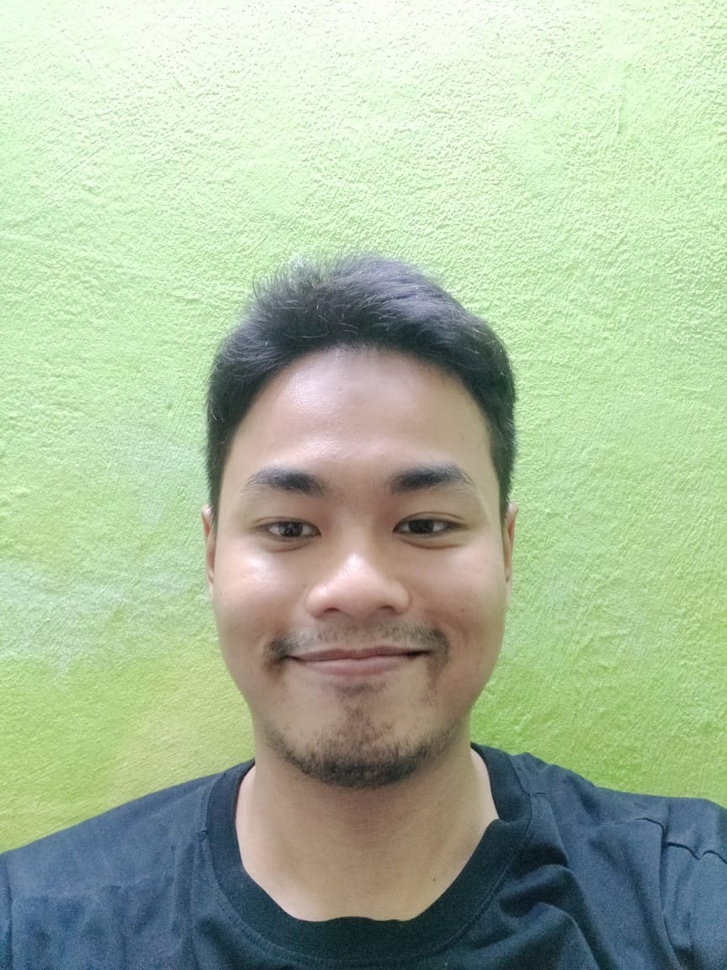
#> input picture smile.jpg, 727 x 970 px, shrunk from 864 x 1152 before the run, found by its file name; its folder holds only this picture in this run
$ jupyter execute --allow-errors Assignment1.ipynb   (older library calls are emulated)
#> lines starting #> are read from the running program, lines starting #| are printed output that depends on the picture
[cell 1]
#mount the google drive
from google.colab import drive
drive.mount('/content/gdrive')

#path of example directory
path = "/content/gdrive/MyDrive/Assignment/"

[cell 2]
# import dependencies
from IPython.display import display, Javascript, Image
from google.colab.output import eval_js
from base64 import b64decode, b64encode
import PIL
import io
import html
import time
import cv2
import numpy as np
import matplotlib.pyplot as plt

[cell 3]
# Function to Display Image
def displayImage(image):
    if len(image.shape)==3:
        color_coverted = cv2.cvtColor(image, cv2.COLOR_BGR2RGB)
        plt.imshow(color_coverted)
        plt.show()

    else:
        plt.imshow(image, cmap="gray")
        plt.show()

  # initialize the Haar Cascade face detection model
face_cascade = cv2.CascadeClassifier(cv2.samples.findFile(cv2.data.haarcascades + 'haarcascade_frontalface_default.xml'))

[cell 4]
# Open image using openCV2
img1 = cv2.imread(path+"smile.jpg")
#> img1 is the input picture: shape (970, 727, 3); mean B, G, R 156.8, 185.1, 168.4
img2 = cv2.imread(path+"angry.jpg")
img3 = cv2.imread(path+"normal.jpg")
color_coverted = cv2.cvtColor(img1, cv2.COLOR_BGR2RGB)
#> (the rest of this cell did not finish here and is left out)

[cell 5]
kernel = np.ones((5,5), np.float32)/10 # box filter

[cell 6]
img1 = cv2.imread(path+"smile.jpg")
img2 = cv2.imread(path+"angry.jpg")
img3 = cv2.imread(path+"normal.jpg")


faces = face_cascade.detectMultiScale(img1,1.3,3)
#> faces = [[155, 356, 406, 406]]
  # draw face bounding box on image1
for (x,y,w,h) in faces:
    cv2.rectangle(img1,(x,y),(x+w,y+h),(0,255,0),2)
    roi = img1[y:y+h,x:x+w]
    roi = cv2.Canny(roi, 23, 30)
    img1[y:y+roi.shape[0], x:x+roi.shape[1]] = np.expand_dims(roi, axis = -1)
#> this loop made 1 pass
#> pass 1, `roi = img1[y:y+h,x:x+w]`:
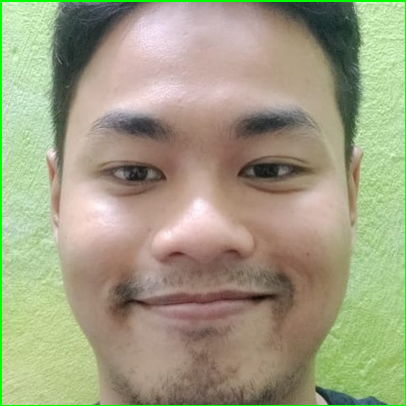
#> roi: shape (406, 406, 3); mean B, G, R 130.4, 159.4, 160.6
#> pass 1, `roi = cv2.Canny(roi, 23, 30)`:
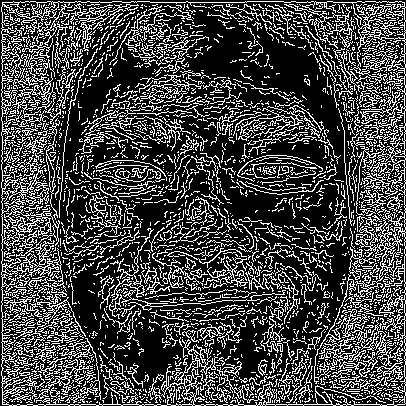
#> roi: shape (406, 406); 27.1% white in thin lines or dots
#> after the loop:
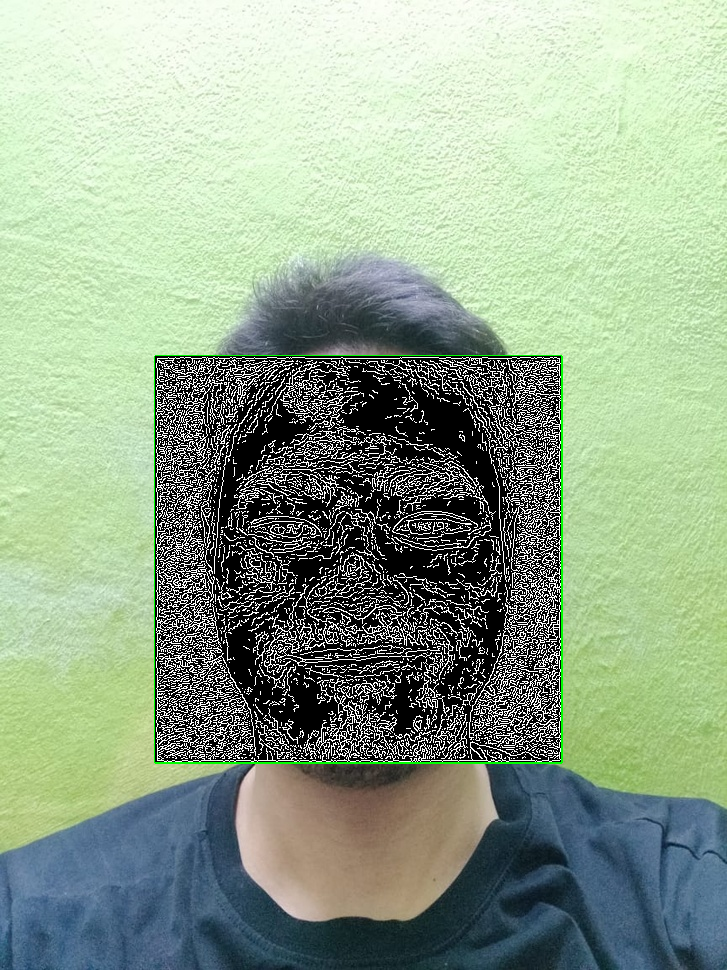
#> img1: shape (970, 727, 3); mean B, G, R 141.5, 164.5, 146


faces = face_cascade.detectMultiScale(img2,1.3,3)
#> faces = ()
  # draw face bounding box on image2
for (x,y,w,h) in faces:
    cv2.rectangle(img2,(x,y),(x+w,y+h),(0,255,0),2)
    roi = img2[y:y+h,x:x+w]
    roi = cv2.Canny(roi, 23, 30)
    img2[y:y+roi.shape[0], x:x+roi.shape[1]] = np.expand_dims(roi, axis = -1)
#> this loop made 0 passes


faces = face_cascade.detectMultiScale(img3,1.3,3)
  # draw face bounding box on image3
for (x,y,w,h) in faces:
    cv2.rectangle(img3,(x,y),(x+w,y+h),(0,255,0),2)
    roi = img3[y:y+h,x:x+w]
    roi = cv2.Canny(roi, 23, 30)
    img3[y:y+roi.shape[0], x:x+roi.shape[1]] = np.expand_dims(roi, axis = -1)


displayImage(img1)
#> (the rest of this cell did not finish here and is left out)

[cell 7]
img1 = cv2.imread(path+"smile.jpg")
img2 = cv2.imread(path+"angry.jpg")
img3 = cv2.imread(path+"normal.jpg")


faces = face_cascade.detectMultiScale(img1,1.3,3)
#> faces = [[155, 356, 406, 406]]
  # draw face bounding box on image1
for (x,y,w,h) in faces:
    cv2.rectangle(img1,(x,y),(x+w,y+h),(0,255,0),2)
    roi = img1[y:y+h,x:x+w]
    sobelx = cv2.Sobel(roi, cv2.CV_8U,1,0,ksize=3)
    sobely = cv2.Sobel(roi, cv2.CV_8U,0,1,ksize=3)
    roi = sobelx + sobely
    img1[y:y+roi.shape[0], x:x+roi.shape[1]] = np.expand_dims(roi, axis = 0)
#> this loop made 1 pass
#> pass 1, `sobelx = cv2.Sobel(roi, cv2.CV_8U,1,0,ksize=3)`:
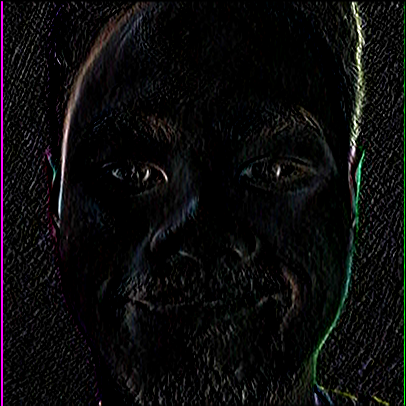
#> sobelx: shape (406, 406, 3); mean B, G, R 11.6, 11.1, 11.6
#> pass 1, `sobely = cv2.Sobel(roi, cv2.CV_8U,0,1,ksize=3)`:
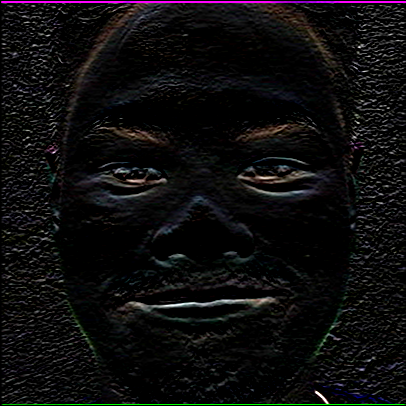
#> sobely: shape (406, 406, 3); mean B, G, R 13.1, 12.4, 13.2
#> pass 1, `roi = sobelx + sobely`:
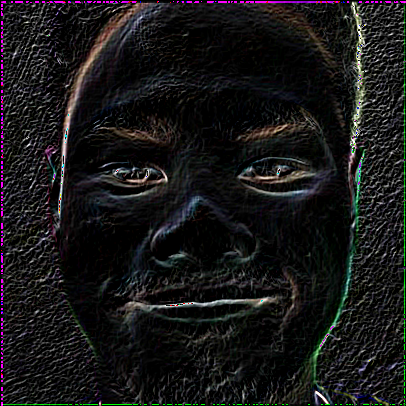
#> roi: shape (406, 406, 3); mean B, G, R 23.4, 22.9, 23.5
#> after the loop:
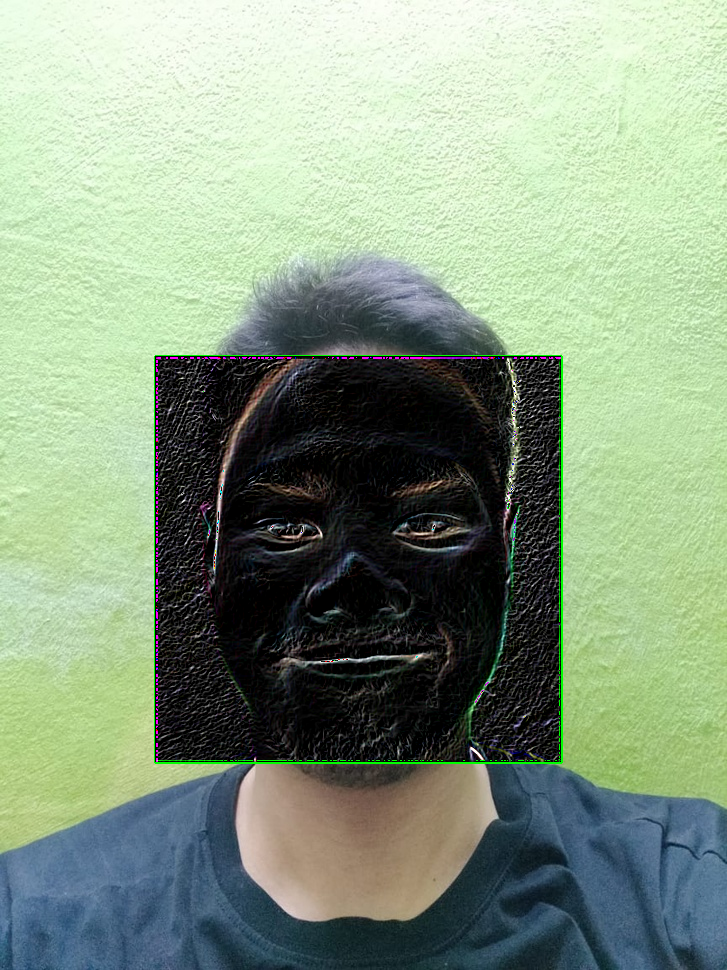
#> img1: shape (970, 727, 3); mean B, G, R 130.8, 153.8, 135.3

faces = face_cascade.detectMultiScale(img2,1.3,3)
#> faces = ()
  # draw face bounding box on image1
for (x,y,w,h) in faces:
    cv2.rectangle(img2,(x,y),(x+w,y+h),(0,255,0),2)
    roi = img2[y:y+h,x:x+w]
    sobelx = cv2.Sobel(roi, cv2.CV_8U,1,0,ksize=3)
    sobely = cv2.Sobel(roi, cv2.CV_8U,0,1,ksize=3)
    roi = sobelx + sobely
    img2[y:y+roi.shape[0], x:x+roi.shape[1]] = np.expand_dims(roi, axis = 0)

faces = face_cascade.detectMultiScale(img3,1.3,3)
  # draw face bounding box on image1
for (x,y,w,h) in faces:
    cv2.rectangle(img3,(x,y),(x+w,y+h),(0,255,0),2)
    roi = img3[y:y+h,x:x+w]
    sobelx = cv2.Sobel(roi, cv2.CV_8U,1,0,ksize=3)
    sobely = cv2.Sobel(roi, cv2.CV_8U,0,1,ksize=3)
    roi = sobelx + sobely
    img3[y:y+roi.shape[0], x:x+roi.shape[1]] = np.expand_dims(roi, axis = 0)

displayImage(img1)
#> (the rest of this cell did not finish here and is left out)
